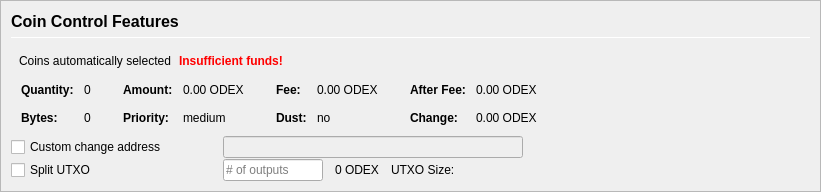
         <widget class="QFrame" name="frameCoinControl">
          <property name="sizePolicy">
           <sizepolicy hsizetype="Expanding" vsizetype="Expanding">
            <horstretch>0</horstretch>
            <verstretch>0</verstretch>
           </sizepolicy>
          </property>
          <property name="maximumSize">
           <size>
            <width>16777215</width>
            <height>16777215</height>
           </size>
          </property>
          <property name="frameShape">
           <enum>QFrame::StyledPanel</enum>
          </property>
          <property name="frameShadow">
           <enum>QFrame::Sunken</enum>
          </property>
          <layout class="QVBoxLayout" name="verticalLayoutCoinControl2">
           <property name="spacing">
            <number>0</number>
           </property>
           <property name="leftMargin">
            <number>0</number>
           </property>
           <property name="topMargin">
            <number>0</number>
           </property>
           <property name="rightMargin">
            <number>0</number>
           </property>
           <property name="bottomMargin">
            <number>0</number>
           </property>
           <item>
            <widget class="QFrame" name="frameCoinControl_BG">
             <layout class="QVBoxLayout" name="verticalLayoutCoinControl" stretch="0,0,0,0,0,0">
              <property name="spacing">
               <number>1</number>
              </property>
              <property name="leftMargin">
               <number>10</number>
              </property>
              <property name="topMargin">
               <number>10</number>
              </property>
              <item>
               <layout class="QHBoxLayout" name="horizontalLayoutCoinControl1">
                <property name="bottomMargin">
                 <number>15</number>
                </property>
                <item>
                 <layout class="QVBoxLayout" name="verticalLayout_3">
                  <property name="spacing">
                   <number>6</number>
                  </property>
                  <item>
                   <widget class="QLabel" name="labelCoinControlFeatures">
                    <property name="sizePolicy">
                     <sizepolicy hsizetype="Preferred" vsizetype="Maximum">
                      <horstretch>0</horstretch>
                      <verstretch>0</verstretch>
                     </sizepolicy>
                    </property>
                    <property name="minimumSize">
                     <size>
                      <width>0</width>
                      <height>20</height>
                     </size>
                    </property>
                    <property name="font">
                     <font>
                      <pointsize>12</pointsize>
                      <weight>75</weight>
                      <bold>true</bold>
                     </font>
                    </property>
                    <property name="styleSheet">
                     <string notr="true">font-weight:bold;</string>
                    </property>
                    <property name="text">
                     <string>Coin Control Features</string>
                    </property>
                   </widget>
                  </item>
                  <item>
                   <widget class="Line" name="line">
                    <property name="minimumSize">
                     <size>
                      <width>0</width>
                      <height>1</height>
                     </size>
                    </property>
                    <property name="maximumSize">
                     <size>
                      <width>16777215</width>
                      <height>1</height>
                     </size>
                    </property>
                    <property name="orientation">
                     <enum>Qt::Horizontal</enum>
                    </property>
                   </widget>
                  </item>
                 </layout>
                </item>
               </layout>
              </item>
              <item>
               <layout class="QHBoxLayout" name="horizontalLayoutCoinControl2" stretch="0,0,0,0">
                <property name="spacing">
                 <number>8</number>
                </property>
                <property name="bottomMargin">
                 <number>10</number>
                </property>
                <item>
                 <widget class="QtMaterialFlatButton" name="pushButtonCoinControl" native="true">
                  <property name="styleSheet">
                   <string notr="true"/>
                  </property>
                  <property name="text" stdset="0">
                   <string>Open Coin Control...</string>
                  </property>
                  <property name="autoDefault" stdset="0">
                   <bool>false</bool>
                  </property>
                 </widget>
                </item>
                <item>
                 <widget class="QLabel" name="labelCoinControlAutomaticallySelected">
                  <property name="text">
                   <string>Coins automatically selected</string>
                  </property>
                  <property name="margin">
                   <number>5</number>
                  </property>
                 </widget>
                </item>
                <item>
                 <widget class="QLabel" name="labelCoinControlInsuffFunds">
                  <property name="font">
                   <font>
                    <weight>75</weight>
                    <bold>true</bold>
                   </font>
                  </property>
                  <property name="styleSheet">
                   <string notr="true">color:red;font-weight:bold;</string>
                  </property>
                  <property name="text">
                   <string>Insufficient funds!</string>
                  </property>
                  <property name="margin">
                   <number>5</number>
                  </property>
                 </widget>
                </item>
                <item>
                 <spacer name="horizontalSpacerCoinControl">
                  <property name="orientation">
                   <enum>Qt::Horizontal</enum>
                  </property>
                  <property name="sizeHint" stdset="0">
                   <size>
                    <width>40</width>
                    <height>1</height>
                   </size>
                  </property>
                 </spacer>
                </item>
               </layout>
              </item>
              <item>
               <widget class="QWidget" name="widgetCoinControl" native="true">
                <property name="sizePolicy">
                 <sizepolicy hsizetype="Preferred" vsizetype="Preferred">
                  <horstretch>0</horstretch>
                  <verstretch>0</verstretch>
                 </sizepolicy>
                </property>
                <property name="minimumSize">
                 <size>
                  <width>0</width>
                  <height>0</height>
                 </size>
                </property>
                <property name="styleSheet">
                 <string notr="true"/>
                </property>
                <layout class="QHBoxLayout" name="horizontalLayoutCoinControl5">
                 <property name="leftMargin">
                  <number>0</number>
                 </property>
                 <property name="topMargin">
                  <number>0</number>
                 </property>
                 <property name="rightMargin">
                  <number>0</number>
                 </property>
                 <property name="bottomMargin">
                  <number>0</number>
                 </property>
                 <item>
                  <layout class="QHBoxLayout" name="horizontalLayoutCoinControl3" stretch="0,0,0,1">
                   <property name="spacing">
                    <number>20</number>
                   </property>
                   <property name="topMargin">
                    <number>0</number>
                   </property>
                   <property name="bottomMargin">
                    <number>10</number>
                   </property>
                   <item>
                    <layout class="QFormLayout" name="formLayoutCoinControl1">
                     <property name="horizontalSpacing">
                      <number>10</number>
                     </property>
                     <property name="verticalSpacing">
                      <number>14</number>
                     </property>
                     <property name="leftMargin">
                      <number>10</number>
                     </property>
                     <property name="topMargin">
                      <number>4</number>
                     </property>
                     <property name="rightMargin">
                      <number>6</number>
                     </property>
                     <item row="0" column="0">
                      <widget class="QLabel" name="labelCoinControlQuantityText">
                       <property name="font">
                        <font>
                         <weight>75</weight>
                         <bold>true</bold>
                        </font>
                       </property>
                       <property name="text">
                        <string>Quantity:</string>
                       </property>
                       <property name="margin">
                        <number>0</number>
                       </property>
                      </widget>
                     </item>
                     <item row="0" column="1">
                      <widget class="QLabel" name="labelCoinControlQuantity">
                       <property name="cursor">
                        <cursorShape>IBeamCursor</cursorShape>
                       </property>
                       <property name="contextMenuPolicy">
                        <enum>Qt::ActionsContextMenu</enum>
                       </property>
                       <property name="text">
                        <string notr="true">0</string>
                       </property>
                       <property name="margin">
                        <number>0</number>
                       </property>
                       <property name="textInteractionFlags">
                        <set>Qt::LinksAccessibleByMouse|Qt::TextSelectableByKeyboard|Qt::TextSelectableByMouse</set>
                       </property>
                      </widget>
                     </item>
                     <item row="1" column="0">
                      <widget class="QLabel" name="labelCoinControlBytesText">
                       <property name="font">
                        <font>
                         <weight>75</weight>
                         <bold>true</bold>
                        </font>
                       </property>
                       <property name="text">
                        <string>Bytes:</string>
                       </property>
                      </widget>
                     </item>
                     <item row="1" column="1">
                      <widget class="QLabel" name="labelCoinControlBytes">
                       <property name="cursor">
                        <cursorShape>IBeamCursor</cursorShape>
                       </property>
                       <property name="contextMenuPolicy">
                        <enum>Qt::ActionsContextMenu</enum>
                       </property>
                       <property name="text">
                        <string notr="true">0</string>
                       </property>
                       <property name="textInteractionFlags">
                        <set>Qt::LinksAccessibleByMouse|Qt::TextSelectableByKeyboard|Qt::TextSelectableByMouse</set>
                       </property>
                      </widget>
                     </item>
                    </layout>
                   </item>
                   <item>
                    <layout class="QFormLayout" name="formLayoutCoinControl2">
                     <property name="horizontalSpacing">
                      <number>10</number>
                     </property>
                     <property name="verticalSpacing">
                      <number>14</number>
                     </property>
                     <property name="leftMargin">
                      <number>6</number>
                     </property>
                     <property name="topMargin">
                      <number>4</number>
                     </property>
                     <property name="rightMargin">
                      <number>6</number>
                     </property>
                     <item row="0" column="0">
                      <widget class="QLabel" name="labelCoinControlAmountText">
                       <property name="font">
                        <font>
                         <weight>75</weight>
                         <bold>true</bold>
                        </font>
                       </property>
                       <property name="text">
                        <string>Amount:</string>
                       </property>
                       <property name="margin">
                        <number>0</number>
                       </property>
                      </widget>
                     </item>
                     <item row="0" column="1">
                      <widget class="QLabel" name="labelCoinControlAmount">
                       <property name="cursor">
                        <cursorShape>IBeamCursor</cursorShape>
                       </property>
                       <property name="contextMenuPolicy">
                        <enum>Qt::ActionsContextMenu</enum>
                       </property>
                       <property name="text">
                        <string notr="true">0.00 ODEX</string>
                       </property>
                       <property name="textInteractionFlags">
                        <set>Qt::LinksAccessibleByMouse|Qt::TextSelectableByKeyboard|Qt::TextSelectableByMouse</set>
                       </property>
                      </widget>
                     </item>
                     <item row="1" column="0">
                      <widget class="QLabel" name="labelCoinControlPriorityText">
                       <property name="font">
                        <font>
                         <weight>75</weight>
                         <bold>true</bold>
                        </font>
                       </property>
                       <property name="text">
                        <string>Priority:</string>
                       </property>
                      </widget>
                     </item>
                     <item row="1" column="1">
                      <widget class="QLabel" name="labelCoinControlPriority">
                       <property name="cursor">
                        <cursorShape>IBeamCursor</cursorShape>
                       </property>
                       <property name="contextMenuPolicy">
                        <enum>Qt::ActionsContextMenu</enum>
                       </property>
                       <property name="text">
                        <string>medium</string>
                       </property>
                       <property name="textInteractionFlags">
                        <set>Qt::LinksAccessibleByMouse|Qt::TextSelectableByKeyboard|Qt::TextSelectableByMouse</set>
                       </property>
                      </widget>
                     </item>
                    </layout>
                   </item>
                   <item>
                    <layout class="QFormLayout" name="formLayoutCoinControl3">
                     <property name="horizontalSpacing">
                      <number>10</number>
                     </property>
                     <property name="verticalSpacing">
                      <number>14</number>
                     </property>
                     <property name="leftMargin">
                      <number>6</number>
                     </property>
                     <property name="topMargin">
                      <number>4</number>
                     </property>
                     <property name="rightMargin">
                      <number>6</number>
                     </property>
                     <item row="0" column="0">
                      <widget class="QLabel" name="labelCoinControlFeeText">
                       <property name="font">
                        <font>
                         <weight>75</weight>
                         <bold>true</bold>
                        </font>
                       </property>
                       <property name="text">
                        <string>Fee:</string>
                       </property>
                       <property name="margin">
                        <number>0</number>
                       </property>
                      </widget>
                     </item>
                     <item row="0" column="1">
                      <widget class="QLabel" name="labelCoinControlFee">
                       <property name="cursor">
                        <cursorShape>IBeamCursor</cursorShape>
                       </property>
                       <property name="contextMenuPolicy">
                        <enum>Qt::ActionsContextMenu</enum>
                       </property>
                       <property name="text">
                        <string notr="true">0.00 ODEX</string>
                       </property>
                       <property name="textInteractionFlags">
                        <set>Qt::LinksAccessibleByMouse|Qt::TextSelectableByKeyboard|Qt::TextSelectableByMouse</set>
                       </property>
                      </widget>
                     </item>
                     <item row="1" column="0">
                      <widget class="QLabel" name="labelCoinControlLowOutputText">
                       <property name="font">
                        <font>
                         <weight>75</weight>
                         <bold>true</bold>
                        </font>
                       </property>
                       <property name="text">
                        <string>Dust:</string>
                       </property>
                      </widget>
                     </item>
                     <item row="1" column="1">
                      <widget class="QLabel" name="labelCoinControlLowOutput">
                       <property name="cursor">
                        <cursorShape>IBeamCursor</cursorShape>
                       </property>
                       <property name="contextMenuPolicy">
                        <enum>Qt::ActionsContextMenu</enum>
                       </property>
                       <property name="text">
                        <string>no</string>
                       </property>
                       <property name="textInteractionFlags">
                        <set>Qt::LinksAccessibleByMouse|Qt::TextSelectableByKeyboard|Qt::TextSelectableByMouse</set>
                       </property>
                      </widget>
                     </item>
                    </layout>
                   </item>
                   <item>
                    <layout class="QFormLayout" name="formLayoutCoinControl4">
                     <property name="horizontalSpacing">
                      <number>10</number>
                     </property>
                     <property name="verticalSpacing">
                      <number>14</number>
                     </property>
                     <property name="leftMargin">
                      <number>6</number>
                     </property>
                     <property name="topMargin">
                      <number>4</number>
                     </property>
                     <property name="rightMargin">
                      <number>6</number>
                     </property>
                     <item row="0" column="0">
                      <widget class="QLabel" name="labelCoinControlAfterFeeText">
                       <property name="font">
                        <font>
                         <weight>75</weight>
                         <bold>true</bold>
                        </font>
                       </property>
                       <property name="text">
                        <string>After Fee:</string>
                       </property>
                       <property name="margin">
                        <number>0</number>
                       </property>
                      </widget>
                     </item>
                     <item row="0" column="1">
                      <widget class="QLabel" name="labelCoinControlAfterFee">
                       <property name="cursor">
                        <cursorShape>IBeamCursor</cursorShape>
                       </property>
                       <property name="contextMenuPolicy">
                        <enum>Qt::ActionsContextMenu</enum>
                       </property>
                       <property name="text">
                        <string notr="true">0.00 ODEX</string>
                       </property>
                       <property name="textInteractionFlags">
                        <set>Qt::LinksAccessibleByMouse|Qt::TextSelectableByKeyboard|Qt::TextSelectableByMouse</set>
                       </property>
                      </widget>
                     </item>
                     <item row="1" column="0">
                      <widget class="QLabel" name="labelCoinControlChangeText">
                       <property name="font">
                        <font>
                         <weight>75</weight>
                         <bold>true</bold>
                        </font>
                       </property>
                       <property name="text">
                        <string>Change:</string>
                       </property>
                      </widget>
                     </item>
                     <item row="1" column="1">
                      <widget class="QLabel" name="labelCoinControlChange">
                       <property name="cursor">
                        <cursorShape>IBeamCursor</cursorShape>
                       </property>
                       <property name="contextMenuPolicy">
                        <enum>Qt::ActionsContextMenu</enum>
                       </property>
                       <property name="text">
                        <string notr="true">0.00 ODEX</string>
                       </property>
                       <property name="textInteractionFlags">
                        <set>Qt::LinksAccessibleByMouse|Qt::TextSelectableByKeyboard|Qt::TextSelectableByMouse</set>
                       </property>
                      </widget>
                     </item>
                    </layout>
                   </item>
                  </layout>
                 </item>
                </layout>
               </widget>
              </item>
              <item>
               <layout class="QHBoxLayout" name="horizontalLayoutCoinControl4">
                <property name="spacing">
                 <number>12</number>
                </property>
                <property name="sizeConstraint">
                 <enum>QLayout::SetDefaultConstraint</enum>
                </property>
                <property name="topMargin">
                 <number>0</number>
                </property>
                <property name="rightMargin">
                 <number>0</number>
                </property>
                <item>
                 <widget class="QCheckBox" name="checkBoxCoinControlChange">
                  <property name="sizePolicy">
                   <sizepolicy hsizetype="Preferred" vsizetype="Preferred">
                    <horstretch>0</horstretch>
                    <verstretch>0</verstretch>
                   </sizepolicy>
                  </property>
                  <property name="minimumSize">
                   <size>
                    <width>200</width>
                    <height>0</height>
                   </size>
                  </property>
                  <property name="maximumSize">
                   <size>
                    <width>200</width>
                    <height>16777215</height>
                   </size>
                  </property>
                  <property name="toolTip">
                   <string>If this is activated, but the change address is empty or invalid, change will be sent to a newly generated address.</string>
                  </property>
                  <property name="text">
                   <string>Custom change address</string>
                  </property>
                 </widget>
                </item>
                <item>
                 <widget class="QValidatedLineEdit" name="lineEditCoinControlChange">
                  <property name="enabled">
                   <bool>false</bool>
                  </property>
                  <property name="sizePolicy">
                   <sizepolicy hsizetype="Preferred" vsizetype="Preferred">
                    <horstretch>0</horstretch>
                    <verstretch>0</verstretch>
                   </sizepolicy>
                  </property>
                  <property name="minimumSize">
                   <size>
                    <width>300</width>
                    <height>0</height>
                   </size>
                  </property>
                 </widget>
                </item>
                <item>
                 <widget class="QLabel" name="labelCoinControlChangeLabel">
                  <property name="sizePolicy">
                   <sizepolicy hsizetype="Preferred" vsizetype="Preferred">
                    <horstretch>0</horstretch>
                    <verstretch>0</verstretch>
                   </sizepolicy>
                  </property>
                  <property name="minimumSize">
                   <size>
                    <width>100</width>
                    <height>0</height>
                   </size>
                  </property>
                  <property name="text">
                   <string/>
                  </property>
                  <property name="margin">
                   <number>3</number>
                  </property>
                 </widget>
                </item>
               </layout>
              </item>
              <item>
               <layout class="QHBoxLayout" name="horizontalLayoutCoinControl6">
                <property name="spacing">
                 <number>12</number>
                </property>
                <property name="rightMargin">
                 <number>0</number>
                </property>
                <item>
                 <widget class="QCheckBox" name="splitBlockCheckBox">
                  <property name="sizePolicy">
                   <sizepolicy hsizetype="Preferred" vsizetype="Preferred">
                    <horstretch>0</horstretch>
                    <verstretch>0</verstretch>
                   </sizepolicy>
                  </property>
                  <property name="minimumSize">
                   <size>
                    <width>200</width>
                    <height>0</height>
                   </size>
                  </property>
                  <property name="maximumSize">
                   <size>
                    <width>200</width>
                    <height>16777215</height>
                   </size>
                  </property>
                  <property name="text">
                   <string>Split UTXO</string>
                  </property>
                 </widget>
                </item>
                <item>
                 <widget class="QLineEdit" name="splitBlockLineEdit">
                  <property name="sizePolicy">
                   <sizepolicy hsizetype="Preferred" vsizetype="Preferred">
                    <horstretch>50</horstretch>
                    <verstretch>0</verstretch>
                   </sizepolicy>
                  </property>
                  <property name="minimumSize">
                   <size>
                    <width>100</width>
                    <height>0</height>
                   </size>
                  </property>
                  <property name="maximumSize">
                   <size>
                    <width>100</width>
                    <height>16777215</height>
                   </size>
                  </property>
                  <property name="placeholderText">
                   <string># of outputs</string>
                  </property>
                 </widget>
                </item>
                <item>
                 <widget class="QLabel" name="labelBlockSize">
                  <property name="text">
                   <string>0 ODEX</string>
                  </property>
                 </widget>
                </item>
                <item>
                 <widget class="QLabel" name="labelBlockSizeText">
                  <property name="text">
                   <string>UTXO Size:</string>
                  </property>
                 </widget>
                </item>
                <item>
                 <spacer name="horizontalSpacer_7">
                  <property name="orientation">
                   <enum>Qt::Horizontal</enum>
                  </property>
                  <property name="sizeHint" stdset="0">
                   <size>
                    <width>40</width>
                    <height>20</height>
                   </size>
                  </property>
                 </spacer>
                </item>
               </layout>
              </item>
              <item>
               <spacer name="verticalSpacerCoinControl">
                <property name="orientation">
                 <enum>Qt::Vertical</enum>
                </property>
                <property name="sizeHint" stdset="0">
                 <size>
                  <width>800</width>
                  <height>1</height>
                 </size>
                </property>
               </spacer>
              </item>
             </layout>
            </widget>
           </item>
          </layout>
         </widget>
